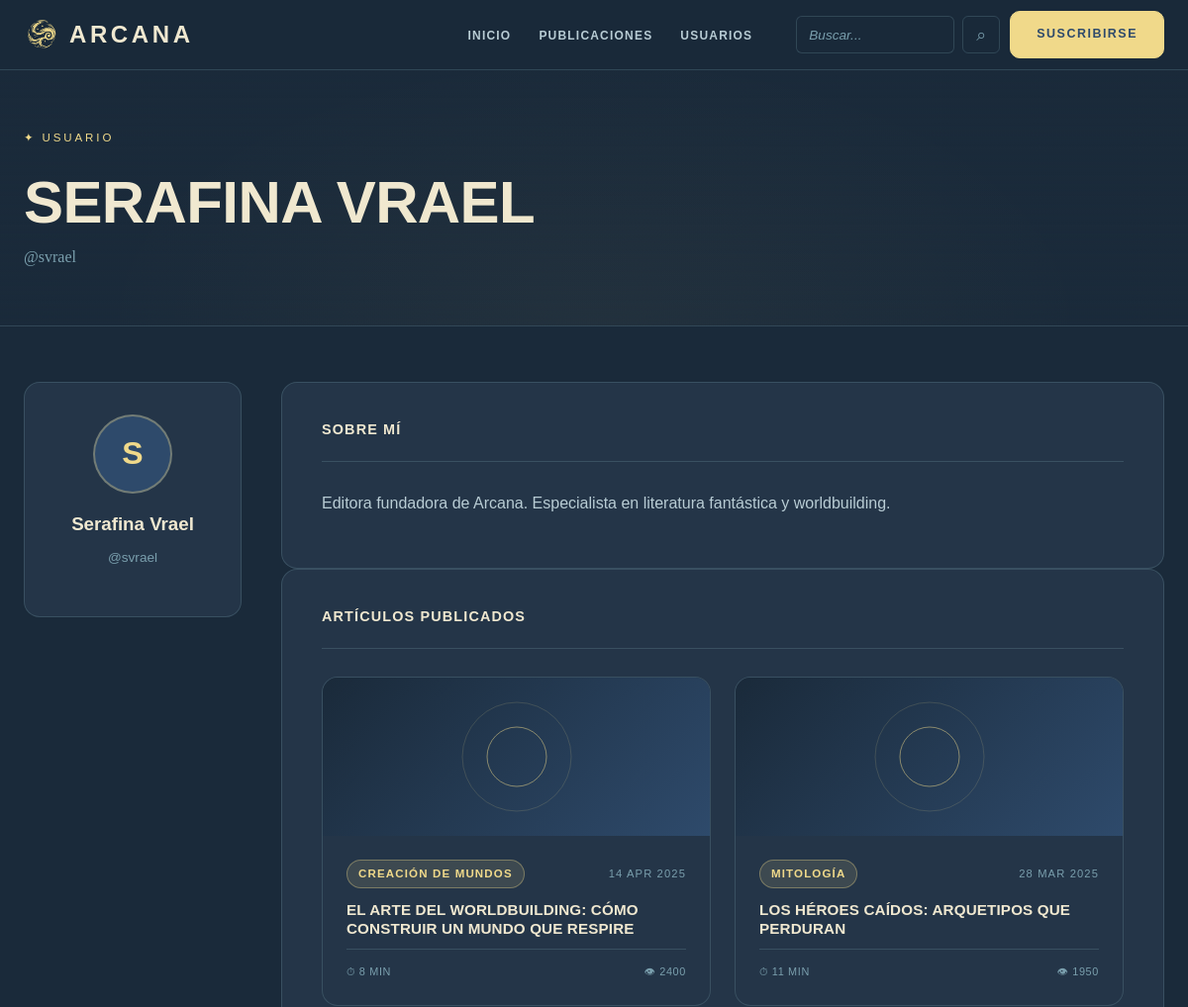
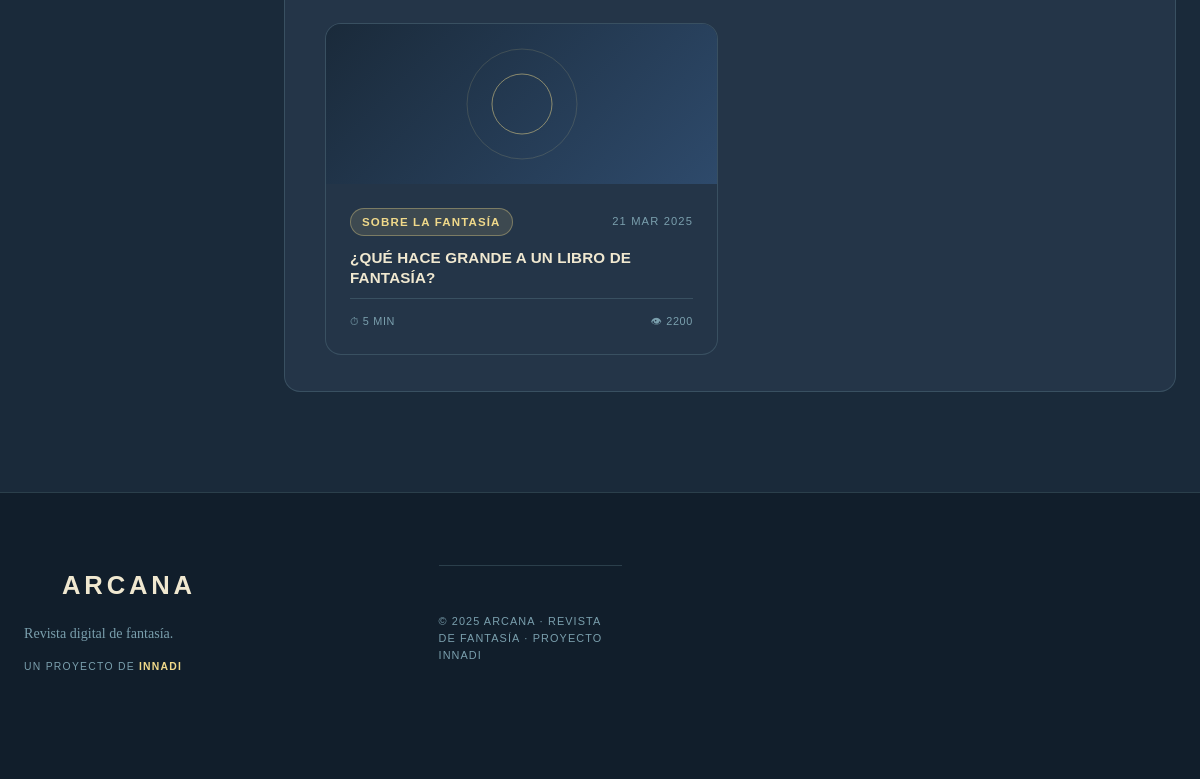
Screenshot of /usuario.php with the database file from the repository (2 pictures, top to bottom).
### tables this page shows
CREATE TABLE IF NOT EXISTS usuarios (
    id INT AUTO_INCREMENT PRIMARY KEY,
    username VARCHAR(50) UNIQUE NOT NULL,
    email VARCHAR(100) UNIQUE NOT NULL,
    password VARCHAR(255) NOT NULL,
    nombre VARCHAR(100),
    bio TEXT,
    avatar VARCHAR(255) DEFAULT 'A',
    fecha_registro TIMESTAMP DEFAULT CURRENT_TIMESTAMP
);

CREATE TABLE IF NOT EXISTS articulos (
    id INT AUTO_INCREMENT PRIMARY KEY,
    titulo VARCHAR(255) NOT NULL,
    contenido TEXT NOT NULL,
    autor_id INT NOT NULL,
    categoria_id INT NOT NULL,
    fecha DATE NOT NULL,
    tiempo_lectura INT DEFAULT 5,
    destacado TINYINT(1) DEFAULT 0,
    visitas INT DEFAULT 0,
    FOREIGN KEY (autor_id) REFERENCES usuarios(id) ON DELETE CASCADE,
    FOREIGN KEY (categoria_id) REFERENCES categorias(id) ON DELETE CASCADE
);

CREATE TABLE IF NOT EXISTS categorias (
    id INT AUTO_INCREMENT PRIMARY KEY,
    nombre VARCHAR(50) NOT NULL,
    descripcion TEXT,
    icono VARCHAR(10) DEFAULT '⚔',
    slug VARCHAR(50) UNIQUE NOT NULL
);

### usuario.php (the view, shortened to what this page needs)
<?php
require_once 'db/conexion.php';
$username = isset($_GET['user']) ? $_GET['user'] : 'svrael';
$sql_user = "SELECT * FROM usuarios WHERE username = '$username'";
$usuario = $conexion->query($sql_user)->fetch_assoc();
$user_id = $usuario['id'];
$sql_articulos = "SELECT a.*, c.nombre as cat_nombre, c.slug as cat_slug
                   FROM articulos a
                   JOIN categorias c ON a.categoria_id = c.id
                   WHERE a.autor_id = $user_id
                   ORDER BY a.fecha DESC";
$articulos = $conexion->query($sql_articulos);
?>
<!DOCTYPE html>
<html lang="es">
<head>
  <link rel="stylesheet" href="assets/css/revista.css">
  <link rel="stylesheet" href="assets/css/estilo.css">
</head>
<body>
  <nav class="nav" id="nav">
    <div class="nav-inner">
      <a href="index.php" class="nav-logo">
        <img src="assets/img/ico.png" class="nav-logo-img" alt="Arcana">
        <span class="nav-logo-text">Arcana</span>
      </a>
      <ul class="nav-links">
        <li><a href="index.php" class="nav-link">Inicio</a></li>
        <li><a href="categorias.php" class="nav-link">Publicaciones</a></li>
        <li><a href="usuario.php" class="nav-link">Usuarios</a></li>
      </ul>
      <div class="nav-actions">
        <form action="buscar.php" method="GET" style="display:flex;gap:8px;">
          <input type="search" name="q" placeholder="Buscar..." style="background:rgba(26,42,58,0.5);border:1px solid var(--color-border);border-radius:6px;padding:8px 12px;color:var(--color-text);font-family:var(--font-ui);font-size:0.85rem;width:160px;">
          <button type="submit" class="nav-search-btn">⌕</button>
        </form>
        <a href="suscripciones.php" class="btn btn-primary nav-cta">Suscribirse</a>
      </div>
    </div>
  </nav>
  <div class="page active">
    <div class="subpage-hero">
      <div class="container">
        <p class="hero-eyebrow">✦ Usuario</p>
        <h1 class="subpage-title"><?php echo htmlspecialchars($usuario['nombre']); ?></h1>
        <p class="subpage-subtitle">@<?php echo $usuario['username']; ?></p>
      </div>
    </div>
    <div class="container config-layout">
      <aside class="config-sidebar">
        <div style="text-align:center;padding:20px;">
          <div class="profile-avatar" style="width:80px;height:80px;font-size:2rem;margin:0 auto 16px;"><?php echo $usuario['avatar']; ?></div>
          <h3 style="margin:0 0 8px;color:var(--color-parchment);"><?php echo htmlspecialchars($usuario['nombre']); ?></h3>
          <p style="font-size:0.85rem;color:var(--color-text-muted);margin:0 0 16px;">@<?php echo $usuario['username']; ?></p>
        </div>
      </aside>
      <main class="config-main">
        <div class="config-section">
          <h3 class="config-section-title">Sobre mí</h3>
          <p style="color:var(--color-text-soft);line-height:1.7;"><?php echo htmlspecialchars($usuario['bio']); ?></p>
        </div>
        <div class="config-section">
          <h3 class="config-section-title">Artículos publicados</h3>
          <div class="articles-grid" style="grid-template-columns:repeat(2,1fr);">
            <?php while($art = $articulos->fetch_assoc()): ?>
            <article class="article-card">
              <div class="article-img">
                <div class="article-img-art">
                  <svg viewBox="0 0 120 120" fill="none">
                    <circle cx="60" cy="60" r="55" stroke="rgba(240,217,138,0.15)" stroke-width="1"/>
                    <circle cx="60" cy="60" r="30" stroke="#F0D98A" stroke-width="1" fill="none" opacity="0.5"/>
                  </svg>
                </div>
              </div>
              <div class="article-body">
                <div class="article-meta">
                  <span class="tag"><?php echo $art['cat_nombre']; ?></span>
                  <span class="meta-date"><?php echo date('d M Y', strtotime($art['fecha'])); ?></span>
                </div>
                <h3 class="article-title"><?php echo htmlspecialchars($art['titulo']); ?></h3>
                <div class="article-footer">
                  <div class="read-info">⏱ <?php echo $art['tiempo_lectura']; ?> min</div>
                  <div class="read-info">👁 <?php echo $art['visitas']; ?></div>
                </div>
                <a href="articulo.php?id=<?php echo $art['id']; ?>" style="position:absolute;inset:0;z-index:1;"></a>
              </div>
            </article>
            <?php endwhile; ?>
          </div>
        </div>
      </main>
    </div>
  </div>
  <footer class="footer">
    <div class="container">
      <div class="footer-grid">
        <div class="footer-brand">
          <div class="footer-logo">
            <img src="assets/img/ico.png" class="footer-logo-img" alt="">
            Arcana
          </div>
          <p>Revista digital de fantasía.</p>
          <p class="footer-innadi">Un proyecto de <strong><a href="https://www.innadi.com/">INNADI</a></strong></p>
        </div>
        <div class="footer-bottom">
          <p>© 2025 Arcana · Revista de Fantasía · Proyecto INNADI</p>
        </div>
      </div>
    </div>
  </footer>
</body>
</html>

### assets/css/estilo.css (style rules this page uses)
*, *::before, *::after { box-sizing: border-box; }
html { scroll-behavior: smooth; }
body { margin: 0; padding: 0; }
ul { list-style: none; margin: 0; padding: 0; }
a { text-decoration: none; color: inherit; }
button { cursor: pointer; font: inherit; border: none; background: none; }
img { max-width: 100%; display: block; }
.container { width: min(calc(100% - 48px), 1200px); margin: 0 auto; }

### rows the page displays
usuarios: nombre "SERAFINA VRAEL", username "svrael", avatar "S", nombre "Serafina Vrael", bio "Editora fundadora de Arcana. Especialista en literatura fantástica y worldbuilding."
articulos: categoria.nombre "CREACIÓN DE MUNDOS", fecha "14 APR 2025", titulo "EL ARTE DEL WORLDBUILDING: CÓMO CONSTRUIR UN MUNDO QUE RESPIRE", tiempo_lectura "8", visitas "2400"
articulos: categoria.nombre "MITOLOGÍA", fecha "28 MAR 2025", titulo "LOS HÉROES CAÍDOS: ARQUETIPOS QUE PERDURAN", tiempo_lectura "11", visitas "1950"
articulos: categoria.nombre "SOBRE LA FANTASÍA", fecha "21 MAR 2025", titulo "¿QUÉ HACE GRANDE A UN LIBRO DE FANTASÍA?", tiempo_lectura "5", visitas "2200"
